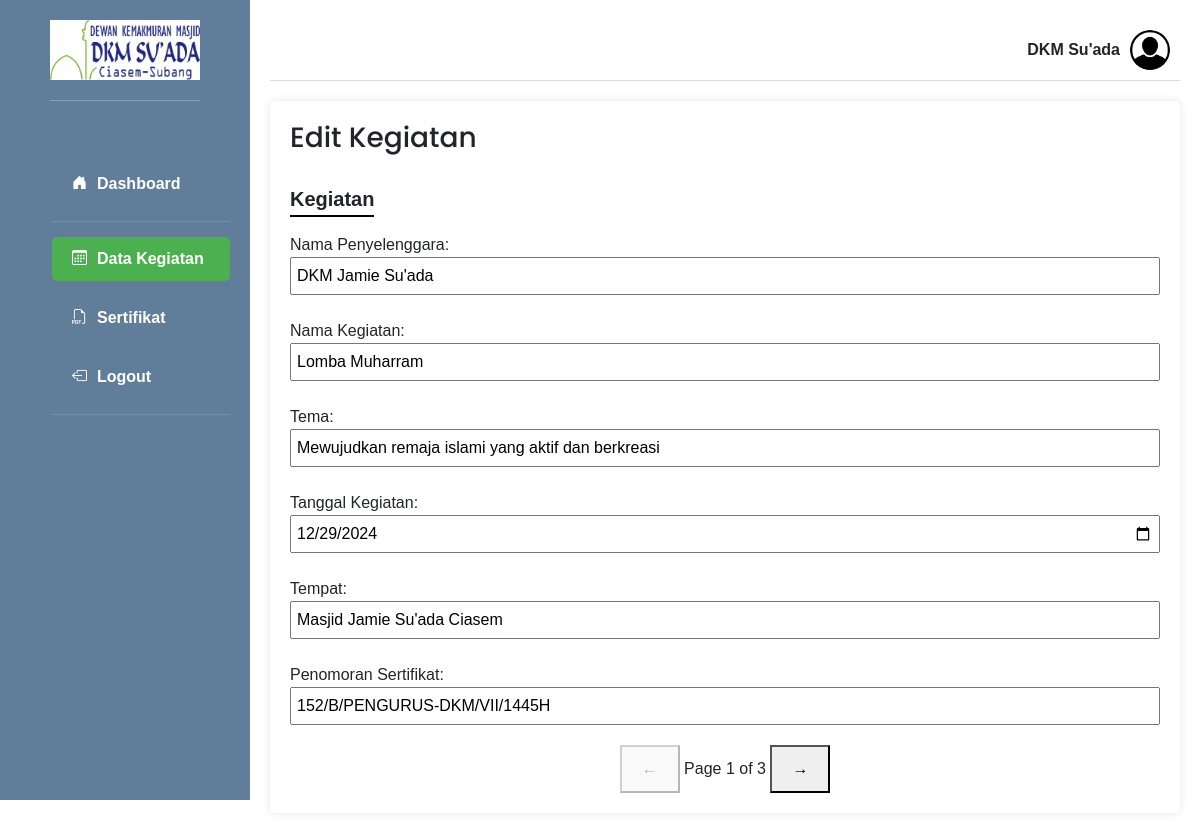
The page /edit_kegiatan.php?id=1 (signed in) on the database its author committed.
### tables this page shows
CREATE TABLE `user` (
  `id_user` int NOT NULL,
  `nama_user` varchar(255) DEFAULT NULL,
  `email` varchar(255) NOT NULL,
  `username` varchar(100) NOT NULL,
  `password` varchar(255) NOT NULL
);

CREATE TABLE `template_sertifikat` (
  `id_template` int NOT NULL,
  `id_kegiatan` int NOT NULL,
  `logo_organisasi` varchar(255) NOT NULL,
  `logo_sponsor` varchar(255) NOT NULL,
  `background` varchar(255) NOT NULL,
  `bahasa` char(10) NOT NULL,
  `ukuran` char(50) NOT NULL,
  `fontCertificate` char(50) NOT NULL,
  `fontNama` char(50) NOT NULL,
  `NamaTtd1` char(255) NOT NULL,
  `jabatan1` char(255) NOT NULL,
  `scanTtd1` varchar(255) NOT NULL,
  `namaTtd2` char(255) DEFAULT NULL,
  `jabatan2` char(255) DEFAULT NULL,
  `scanTtd2` varchar(255) DEFAULT NULL,
  `created_at` timestamp NOT NULL DEFAULT CURRENT_TIMESTAMP,
  `updated_at` timestamp NULL DEFAULT NULL ON UPDATE CURRENT_TIMESTAMP
);

CREATE TABLE `kegiatan` (
  `id_kegiatan` int NOT NULL,
  `nama_penyelenggara` varchar(255) DEFAULT NULL,
  `nama_kegiatan` varchar(255) DEFAULT NULL,
  `tema` varchar(50) DEFAULT NULL,
  `tanggal_kegiatan` date DEFAULT NULL,
  `tempat_via` varchar(50) DEFAULT NULL,
  `penomoran_sertifikat` varchar(50) DEFAULT NULL,
  `created_at` timestamp NOT NULL DEFAULT CURRENT_TIMESTAMP,
  `updated_at` timestamp NULL DEFAULT NULL ON UPDATE CURRENT_TIMESTAMP
);

### edit_kegiatan.php (the view, shortened to what this page needs)
<?php
require './config/db.php';
$id_kegiatan = $_GET['id'];
$query = mysqli_query($db_connect, "
    SELECT kegiatan.*, template_sertifikat.*
    FROM kegiatan
    LEFT JOIN template_sertifikat
    ON kegiatan.id_kegiatan = template_sertifikat.id_kegiatan
    WHERE kegiatan.id_kegiatan = $id_kegiatan
");
$data = mysqli_fetch_assoc($query);
?>
<!DOCTYPE html>
<html lang="en">
<head>
    <link rel="stylesheet" href="https://cdn.jsdelivr.net/npm/bootstrap-icons@1.11.3/font/bootstrap-icons.min.css">
    <link rel="stylesheet" href="dashboard-style.css">
    <link href="https://cdn.jsdelivr.net/npm/bootstrap@5.3.0-alpha3/dist/css/bootstrap.min.css" rel="stylesheet">
</head>
<body>
    <div class="sidebar" id="sidebar">
        <div class="logo">
            <img src="./images/dkm.jpeg" alt="Tivicate Logo">
            <hr>
        </div>
        <ul>
            <li><a href="dashboard.php"><i class="bi bi-house-door-fill"></i> <b>Dashboard</b></a></li>
            <hr>
            <li><a href="kegiatan.php" class="active"><i class="bi bi-calendar3"></i> <b>Data Kegiatan</b></a></li>
            <li><a href="sertifikat.php"><i class="bi bi-filetype-pdf"></i> <b>Sertifikat</b></a></li>
            <li><a href="javascript:void(0);" onclick="confirmLogout()"><i class="bi bi-box-arrow-left"></i> <b>Logout</b></a></li>
            <hr>
        </ul>
    </div>
    <div class="main-content" id="main-content">
        <div class="topbar">
            <span class="user-name"><?php include './backend/profil_user.php'; ?></span>
            <img src="./images/profil.png" alt="Admin Profile" class="profile-pic">
        </div>
        <div class="content">
            <h3 class="page-title">Edit Kegiatan</h3>
            <br>
            <form method="POST" enctype="multipart/form-data">
                <div id="page1" class="form-container">
                    <h5 class="fw-bold" style="position: relative; display: inline-block; padding-bottom: 4px; border-bottom: 2px solid #000; margin-bottom: 16px;">Kegiatan</h5>
                    <br>
                    <div class="col">
                        <label for="penyelenggara">Nama Penyelenggara:</label>
                        <input type="text" id="penyelenggara" name="nama_penyelenggara" value="<?= $data['nama_penyelenggara']; ?>" required style="width: 100%; padding: 5px; box-sizing: border-box;" placeholder="Masukkan Nama Penyelenggara">
                        <br><br>
                        <label for="nama_kegiatan">Nama Kegiatan:</label>
                        <input type="text" id="nama_kegiatan" name="nama_kegiatan" value="<?= $data['nama_kegiatan']; ?>" required style="width: 100%; padding: 5px; box-sizing: border-box;" placeholder="Masukkan Nama Kegiatan">
                        <br><br>
                        <label for="tema">Tema:</label>
                        <input type="text" id="tema" name="tema" value="<?= $data['tema']; ?>" required style="width: 100%; padding: 5px; box-sizing: border-box;" placeholder="Masukkan Tema">
                        <br><br>
                        <label for="tanggal_kegiatan">Tanggal Kegiatan:</label>
                        <input type="date" id="tanggal_kegiatan" name="tanggal_kegiatan" value="<?= $data['tanggal_kegiatan']; ?>" required style="width: 100%; padding: 5px; box-sizing: border-box;" placeholder="Masukkan Tanggal Kegiatan">
                        <br><br>
                        <label for="tempat">Tempat:</label>
                        <input type="text" id="tempat" name="tempat_via" value="<?= $data['tempat_via']; ?>"required style="width: 100%; padding: 5px; box-sizing: border-box;" placeholder="Masukkan Tempat Kegiatan">
                        <br><br>
                        <label for="penomoran_sertifikat">Penomoran Sertifikat:</label>
                        <input type="text" id="penomoran_sertifikat" name="penomoran_sertifikat" value="<?= $data['penomoran_sertifikat']; ?>" required style="width: 100%; padding: 5px; box-sizing: border-box;" placeholder="Masukkan Nomor Sertifikat">
                    </div>
                </div>
            </form>
            <div class="navigation text-center" style="margin-top: 20px;">
                <button onclick="prevPage()" id="prevButton" style="padding: 10px 20px;"> &larr;</button>
                <span id="pageIndicator">Page 1 of 3</span>
                <button onclick="nextPage()" id="nextButton" style="padding: 10px 20px;"> &rarr;</button>
            </div>
        </div>
    </div>
</body>
</html>

### backend/profil_user.php (shortened to what this page needs)
<?php
require './config/db.php';
function getUserName($db_connect, $user_id) {
    $default_name = 'Admin';
    $result = $db_connect->query("SELECT nama_user FROM user WHERE id_user = $user_id");
    if ($result && $result->num_rows > 0) {
        return $result->fetch_assoc()['nama_user'];
    }
    return $default_name;
}
if (isset($_SESSION['user_id'])) {
    $user_id = $_SESSION['user_id'];
    echo htmlspecialchars(getUserName($db_connect, $user_id));
}
?>

### dashboard-style.css (style rules this page uses)
* { margin: 0; padding: 0; box-sizing: border-box; font-family: Arial , sans-serif; }
body { display: flex; height: 100vh; background: #f4f4f4; }
.sidebar { width: 250px; background: #607d9a; color: #fff; display: flex; flex-direction: column; align-items: center; padding: 20px; }
.sidebar .logo { text-align: center; margin-bottom: 30px; }
.sidebar .logo img { width: 150px; height: auto; margin-bottom: 20px; display: block; margin-left: auto; margin-right: auto; }
.sidebar ul { list-style: none; width: 100%; }
.sidebar ul li { margin: 15px 0; }
.sidebar ul li a { text-decoration: none; color: #fff; display: flex; align-items: center; font-size: 16px; padding: 10px 20px; border-radius: 5px; transition: background 0.3s ease; }
.sidebar ul li a i { margin-right: 10px; font-size: 15px; }
.sidebar ul hr { border: none; border-top: 1px solid #b0c4de; margin: 10px 0; }
.main-content { flex-grow: 1; padding: 20px; display: flex; flex-direction: column; }
.topbar { display: flex; justify-content: flex-end; align-items: center; padding: 10px; background: #fff; border-bottom: 1px solid #ddd; margin-bottom: 20px; }
.topbar .user-name { margin-right: 10px; font-size: 16px; font-weight: bold; }
.topbar .profile-pic { width: 40px; height: 40px; border-radius: 50%; }
.content { flex-grow: 1; background: #fff; border-radius: 5px; padding: 20px; box-shadow: 0 0 10px rgba(0, 0, 0, 0.1); }
.page-title { font-family: poppins , sans-serif; }
.active { color: #fff; background-color: #4CAF50; text-decoration: none; }

### edit_kegiatan.php (style rules this page uses)
body { overflow-y: auto; margin: 0; display: flex; flex-direction: column; min-height: 100vh; }
.sidebar { position: fixed; top: 0; left: 0; height: 100vh; width: 250px; background: #607d9a; color: #fff; transition: transform 0.3s ease-in-out; z-index: 1000; }
.sidebar .logo img { max-width: 100%; height: auto; }
.main-content { margin-left: 250px; transition: margin-left 0.3s ease-in-out; }
.content { overflow-x: auto; }

### rows shown on the page
user: nama_user "DKM Su'ada"
template_sertifikat: nama_penyelenggara "DKM Jamie Su'ada", nama_kegiatan "Lomba Muharram", tema "Mewujudkan remaja islami yang aktif dan berkreasi", tanggal_kegiatan "12/29/2024", tempat_via "Masjid Jamie Su'ada Ciasem", penomoran_sertifikat "152/B/PENGURUS-DKM/VII/1445H"
